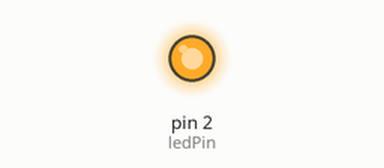
Bench run of a sketch on a simulated Arduino Uno, built with avr-gcc and run on an emulated ATmega328P. Shown: output pins drawn as LEDs (lit = HIGH).

Above: at 0.1 s.
Timing chart, 0 to 1.6 s (numbered marks = the images above):
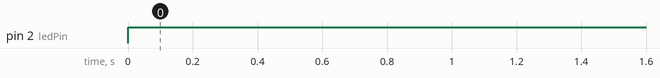

Measured:
- by itself, pin 2 (ledPin): LOW → HIGH at 0.00 s

The sketch:

RedLightV0.ino
```cpp
int ledPin = 2;

void setup() {
  pinMode(ledPin, OUTPUT);
}

void loop() {
  digitalWrite(ledPin, HIGH);
}
```
